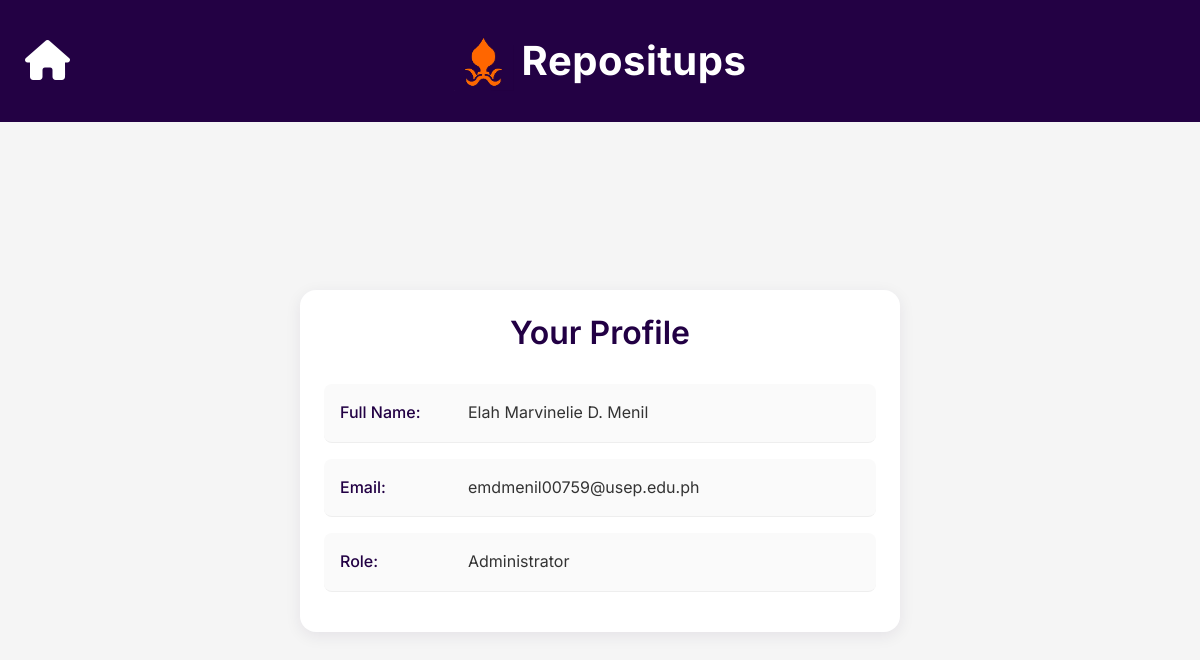
The app's page /profile.php (signed in) with its own data.
### tables this page shows
CREATE TABLE `user` (
  `userID` int(11) NOT NULL,
  `studentID` varchar(50) DEFAULT NULL,
  `firstName` varchar(255) NOT NULL,
  `middleName` varchar(255) DEFAULT NULL,
  `lastName` varchar(255) NOT NULL,
  `contactNumber` varchar(15) DEFAULT NULL,
  `email` varchar(255) NOT NULL,
  `role` enum('Administrator','MCIIS Staff','Faculty','Student') NOT NULL,
  `password` varchar(255) NOT NULL,
  `createdTimestamp` timestamp NOT NULL DEFAULT current_timestamp()
);

### profile.php (the view, shortened to what this page needs)
<?php
require_once 'config.php';
$userID = $_SESSION['user_id'];
try {
    $stmt = $pdo->prepare("SELECT firstName, middleName, lastName, email, role FROM User WHERE userID = :userID");
    $stmt->bindParam(':userID', $userID, PDO::PARAM_INT);
    $stmt->execute();
    $user = $stmt->fetch(PDO::FETCH_ASSOC);
    $fullName = trim($user['firstName'] . ' ' . $user['middleName'] . ' ' . $user['lastName']);
} catch (PDOException $e) {
    echo "Database error: " . htmlspecialchars($e->getMessage());
    exit();
}
?>
<!DOCTYPE html>
<html lang="en">
<head>
    <link rel="stylesheet" href="https://cdnjs.cloudflare.com/ajax/libs/bootstrap/5.3.0/css/bootstrap.min.css">
    <link rel="stylesheet" href="https://cdnjs.cloudflare.com/ajax/libs/font-awesome/6.4.0/css/all.min.css">
</head>
<body>
    <header>
        <nav class="navbar navbar-expand-lg navbar-dark" style="background-color: rgb(35, 1, 68);">
            <div class="container-fluid position-relative justify-content-center">
                <a href="welcome.php" class="btn btn-outline-light me-2 show-hamburger border-0 home-btn" style="position:absolute;left:-15px;top:50%;transform:translateY(-50%);z-index:1100;padding-left:0;margin-left:0;background:transparent;">
                    <i class="fas fa-home"></i>
                </a>
                <a class="navbar-brand mx-auto d-flex align-items-center justify-content-center" href="#">
                    <img src="images/octopus-logo.png" alt="Logo" class="navbar-logo me-2">
                    <span>Repositups</span>
                </a>
            </div>
        </nav>
    </header>
    <div class="container-fluid flex-grow-1">
        <div class="profile-container">
            <h2>Your Profile</h2>
            <div class="profile-row">
                <span class="profile-label">Full Name:</span>
                <span class="profile-value"><?= htmlspecialchars($fullName) ?></span>
            </div>
            <div class="profile-row">
                <span class="profile-label">Email:</span>
                <span class="profile-value"><?= htmlspecialchars($user['email']) ?></span>
            </div>
            <div class="profile-row">
                <span class="profile-label">Role:</span>
                <span class="profile-value"><?= htmlspecialchars($user['role']) ?></span>
            </div>
        </div>
    </div>
</body>
</html>

### profile.php (style rules this page uses)
body { font-family: "Inter", -apple-system, BlinkMacSystemFont, "Segoe UI", Roboto, Oxygen, Ubuntu, Cantarell, sans-serif; margin: 0; line-height: 1.6; background-color: #f5f5f5; min-height: 100vh; display: flex; flex-direction: column; font-size: clamp(14px, 1vw + 12px, 16px); }
.container-fluid.flex-grow-1 { flex: 1 0 auto; display: flex; flex-direction: column; justify-content: center; padding: clamp(1rem, 5vw, 3rem); }
.profile-container { width: 90%; max-width: 600px; margin: 1rem auto; padding: 1.5rem; background: white; border-radius: 16px; box-shadow: 0 4px 16px rgba(34, 0, 68, 0.08); }
.profile-container h2 { color: #220044; font-weight: 600; margin-bottom: clamp(1.5rem, 4vw, 2rem); text-align: center; font-size: clamp(1.5rem, 2vw + 1rem, 2rem); }
.profile-row { margin-bottom: 1rem; padding: 1rem; border-bottom: 1px solid #eee; display: flex; flex-wrap: wrap; gap: 0.5rem; background: #fafafa; border-radius: 8px; }
.profile-label { font-weight: 500; color: #220044; min-width: 120px; flex: 0 0 auto; font-size: clamp(0.875rem, 1vw + 0.5rem, 1rem); }
.profile-value { color: #333; flex: 1; word-break: break-word; font-size: clamp(0.875rem, 1vw + 0.5rem, 1rem); }
.navbar { padding: 1.5rem; }
.navbar-brand { font-size: clamp(2rem, 5vw, 2.5rem); font-weight: 700; }
.navbar-brand span { letter-spacing: 0.5px; }
.navbar-logo { height: clamp(50px, 8vw, 60px); width: auto; margin-right: 1rem; }
.home-btn { font-size: clamp(2rem, 5vw, 2.5rem); padding: 1rem !important; }
.home-btn i { font-size: inherit; color: white; transition: color 0.3s ease; }

### records on screen
user: fullName "Elah Marvinelie D. Menil", email "emdmenil00759@usep.edu.ph", role "Administrator"
